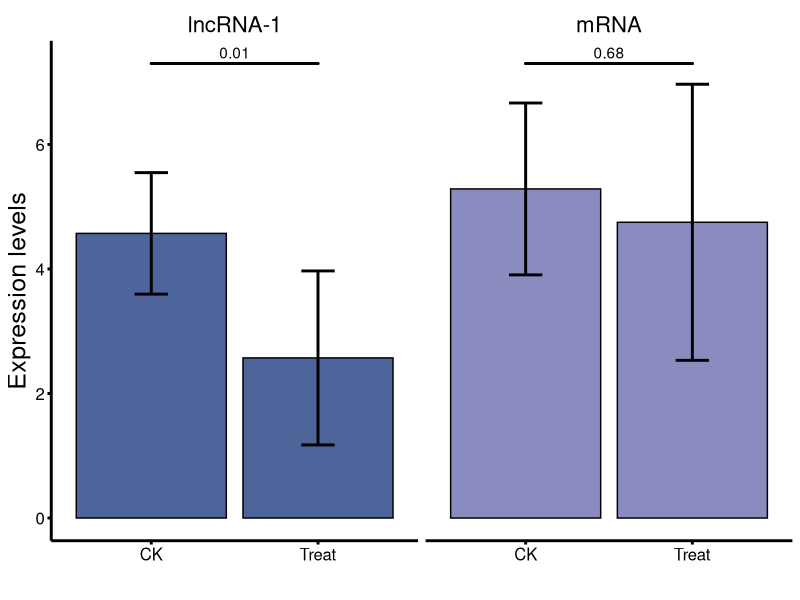

Source code (R):
library(ggplot2)
library(ggsignif)
library(ggpubr)


# 代码修改自 https://blog.csdn.net/kanghua_du/article/details/138348688

setwd("Rscript/signif_bar")


data <- data <- read.table(text = "
group	sample	value
lncRNA-1	CK	4
lncRNA-1	CK	4
lncRNA-1	CK	5
lncRNA-1	CK	6
lncRNA-1	CK	3
lncRNA-1	CK	5
lncRNA-1	CK	5
lncRNA-1	Treat	1
lncRNA-1	Treat	2
lncRNA-1	Treat	3
lncRNA-1	Treat	3
lncRNA-1	Treat	3
lncRNA-1	Treat	1
lncRNA-1	Treat	5
mRNA	CK	6
mRNA	CK	7
mRNA	CK	4
mRNA	CK	4
mRNA	CK	5
mRNA	CK	7
mRNA	CK	4
mRNA	Treat	2
mRNA	Treat	6
mRNA	Treat	7
mRNA	Treat	4
", header = TRUE, row.names = NULL)

## 
# data[1:5,1:3] # 行，列


ggplot(data, aes(x = sample, y = value))+
  ## 绘制柱状图
  geom_bar(aes(fill = group), stat = "summary", position = position_dodge(1),
           color = "black",
           fun = mean, size = 0.5)+
  ## 添加误差线
  stat_summary(fun.data = "mean_sd", geom = "errorbar",
               width = 0.2, size = 1)+
  ## 添加显著性
  geom_signif(comparisons = list(c("CK","Treat")),
              map_signif_level= F,  ## T:显示*号，F显示数字
              tip_length=0, 
              size=1, 
              test = "t.test")+  ## t.test, wilcox.test 
   facet_wrap(~group)+
  ## X轴和Y轴坐标
  labs(x = "", y = "Expression levels",title = NULL)+
  ## 设置颜色
  scale_fill_manual(values = c("#4E659B","#8A8CBF", "#B8A8CF","#E7BCC6","#FDCF9E","#EFA484","#B6766C"))+
  theme_classic()+  # x y 轴风格
  theme(axis.line = element_line(size = 1),  ## 线的粗细
        text=element_text(family = "sans",colour ="black",size = 12), # 全局文字 字体 颜色 大小
        axis.text.x = element_text(color = "black", size = 12),  # x轴文字  颜色 大小
        axis.text.y = element_text(color = "black",size = 12), # y轴文字  颜色 大小
        axis.ticks = element_line(size = 1,colour = "black"), # 刻度文字 大小  颜色
        strip.text = element_text(color = "black",size = 16), # facet_wrap 的文字 颜色与大小
        axis.title = element_text(color = "black",size = 18), # 标题 的文字 颜色与大小
        legend.position = "none", # 关闭图注
        strip.background = element_blank() # 关闭facet_wrap 的背景
  )

#ggsave("signif_bar.pdf",width = 6, height = 4)

